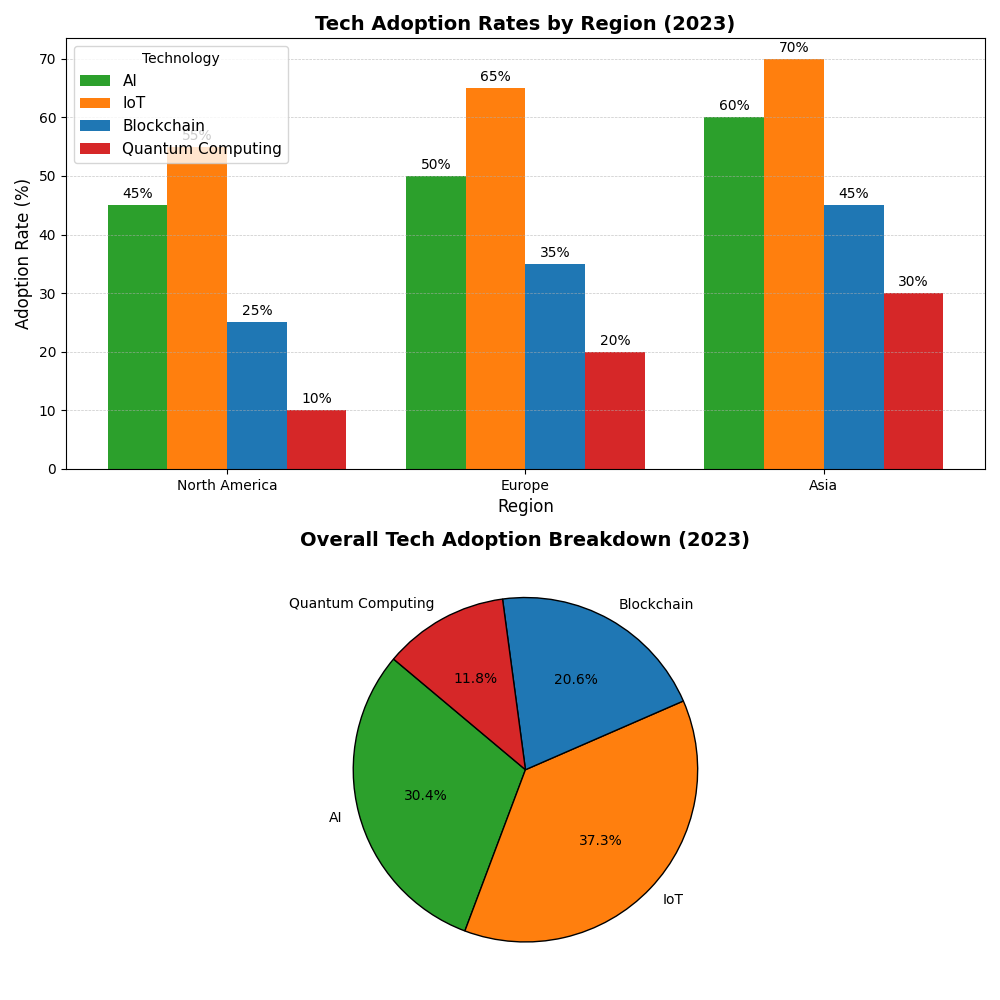

Generate this figure with Python:
import matplotlib.pyplot as plt
import numpy as np

regions = ['North America', 'Europe', 'Asia']
AI_adoption_rate = [45, 50, 60]
IoT_adoption_rate = [55, 65, 70]
Blockchain_adoption_rate = [25, 35, 45]
Quantum_adoption_rate = [10, 20, 30]

adoption_data = np.array([AI_adoption_rate, IoT_adoption_rate, Blockchain_adoption_rate, Quantum_adoption_rate])
technologies = ['AI', 'IoT', 'Blockchain', 'Quantum Computing']

fig, (ax1, ax2) = plt.subplots(2, 1, figsize=(10, 10))

x = np.arange(len(regions))
width = 0.2
colors = ['#2ca02c', '#ff7f0e', '#1f77b4', '#d62728']

for i in range(len(adoption_data)):
    ax1.bar(x + i * width, adoption_data[i], width, label=technologies[i], color=colors[i])

ax1.set_title('Tech Adoption Rates by Region (2023)', fontsize=14, fontweight='bold')
ax1.set_xlabel('Region', fontsize=12)
ax1.set_ylabel('Adoption Rate (%)', fontsize=12)
ax1.set_xticks(x + width * 1.5)
ax1.set_xticklabels(regions)
ax1.legend(title='Technology', fontsize=11, loc='upper left')
ax1.yaxis.grid(True, linestyle='--', linewidth=0.5, alpha=0.7)

for i in range(len(adoption_data)):
    for j in range(len(regions)):
        ax1.annotate(f'{adoption_data[i, j]}%',
                     xy=(x[j] + i * width, adoption_data[i, j]),
                     xytext=(0, 3),
                     textcoords='offset points',
                     ha='center', va='bottom', fontsize=10)

total_adoption = np.sum(adoption_data, axis=1)
ax2.pie(total_adoption, labels=technologies, colors=colors, autopct='%1.1f%%', startangle=140,
        wedgeprops={'edgecolor': 'black', 'linewidth': 1})

ax2.set_title('Overall Tech Adoption Breakdown (2023)', fontsize=14, fontweight='bold')

plt.tight_layout()
plt.show()
